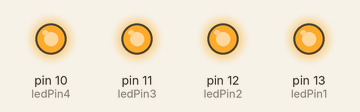
Bench run of a sketch on a simulated Arduino Uno, built with avr-gcc and run on an emulated ATmega328P. Parts: output pins drawn as LEDs (lit = HIGH).

Above: at 0.05 s.
At 3.15 s:
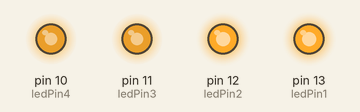
Timing chart, 0 to 6.3 s (numbered marks = the images above):
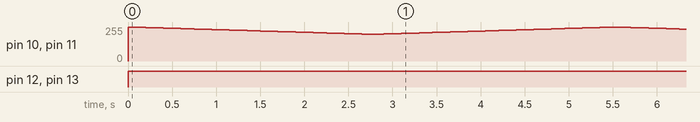

The sketch:

test_stmivani_diod.ino
```cpp
byte ledPin1 = 13;              // LED D1 - pin13 PWM regulace jen pro LEONARDO pro UNO bude binarni
byte ledPin2 = 12;              // LED D2 - pin12 PWM nepodporuje - bude binarni
byte ledPin3 = 11;              // LED D3 - pin11 PWM regulace
byte ledPin4 = 10;              // LED D4 - pin10 PWM regulace

void setup()
{
      pinMode(ledPin1, OUTPUT);
      pinMode(ledPin2, OUTPUT);
      pinMode(ledPin3, OUTPUT);
      pinMode(ledPin4, OUTPUT);    // nastaveni vystupu
}

void loop()
{
               for (int i = 255; i > 200; i--)
      {
             analogWrite(ledPin1, i); // rozsvit LED D1 - intenzita dle hodnoty promenne i
             analogWrite(ledPin2, i); // totez pro LED D2
             analogWrite(ledPin3, i); // totez pro LED D3
             analogWrite(ledPin4, i); // totez pro LED D4
             delay(50);              // cekej 100 ms
      }

      for (int i = 200; i < 255; i++)
      {
             analogWrite(ledPin1, i); // rozsvit LED D1 - intenzita dle hodnoty promenne i
             analogWrite(ledPin2, i); // totez pro LED D2
             analogWrite(ledPin3, i); // totez pro LED D3
             analogWrite(ledPin4, i); // totez pro LED D4
             delay(50);              // cekej 100 ms
      }

       //  delay(1000);        // cekej 1 s, pak znova
} 
```

Measured:
- by itself, pin 12 (ledPin2), pin 13 (ledPin1): LOW → HIGH at 0.00 s
